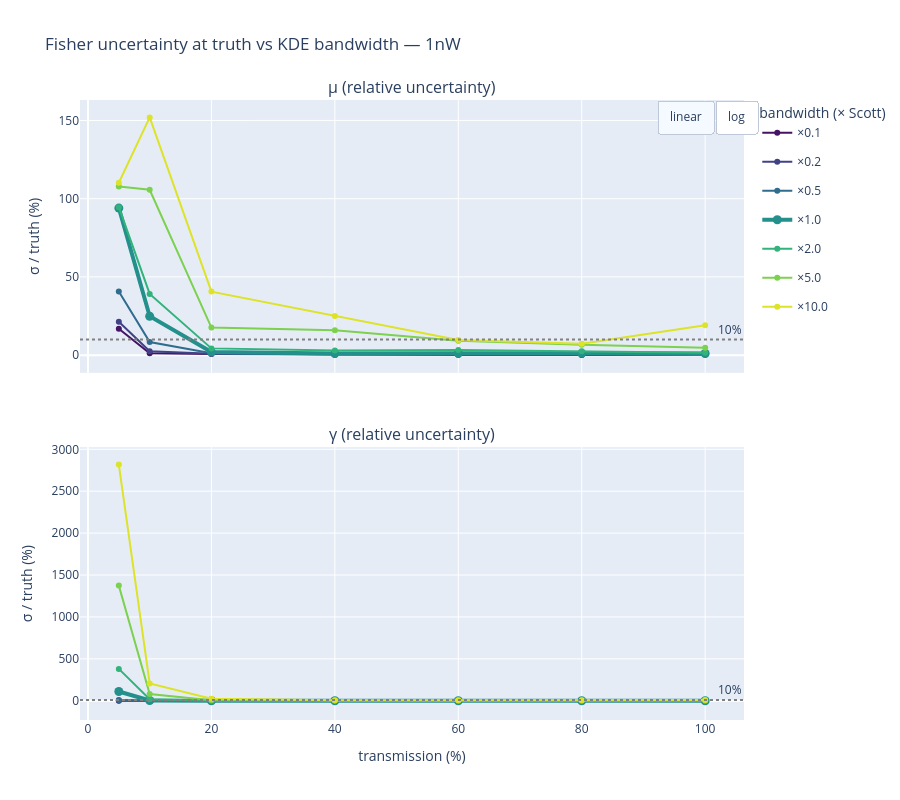
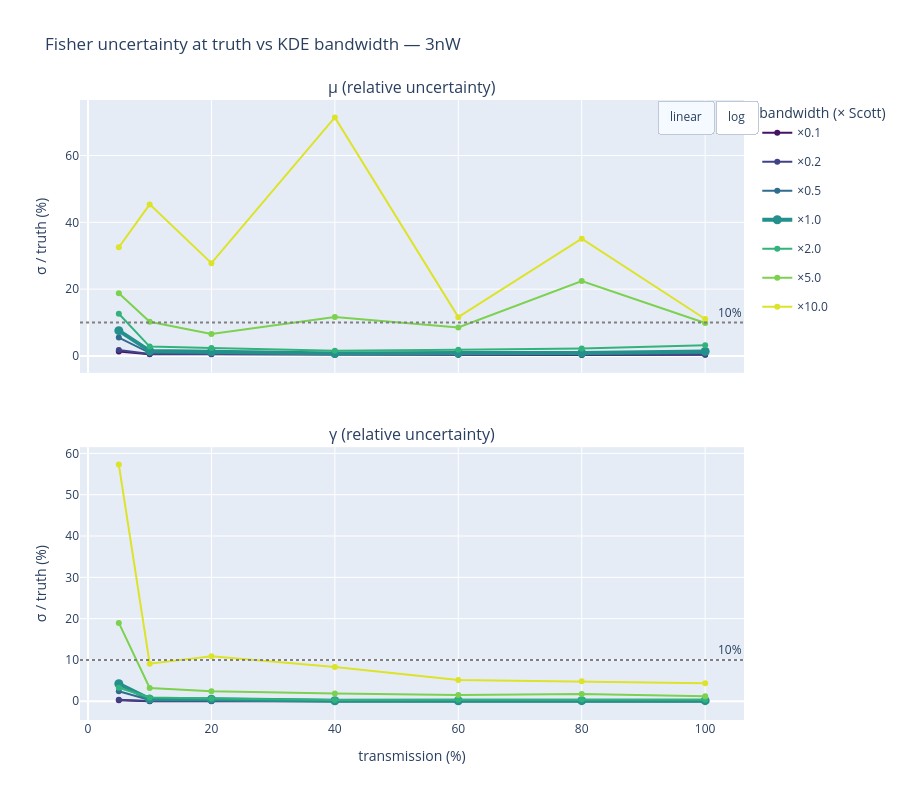

Source (notebook cell) for these figures, in order:
### Code cell
import plotly.graph_objects as go
import plotly.io as pio
import plotly.colors as pc
from plotly.subplots import make_subplots
from IPython.display import display

colors = pc.sample_colorscale('Viridis', np.linspace(0.05, 0.95, len(FACTORS)))
fcolor = dict(zip(FACTORS, colors))
trans_order = [5, 10, 20, 40, 60, 80, 100]

for power in ('1nW', '3nW'):
    rows = [r for r in results if r['power'] == power]
    fig = make_subplots(rows=2, cols=1, shared_xaxes=True,
                        subplot_titles=('μ (relative uncertainty)', 'γ (relative uncertainty)'),
                        vertical_spacing=0.12)
    for factor in FACTORS:
        fr = sorted([r for r in rows if r['factor'] == factor],
                    key=lambda r: trans_order.index(r['trans']))
        xs = [r['trans'] for r in fr]
        scott = (factor == 1.0)
        fig.add_trace(go.Scatter(
            x=xs, y=[100 * r['rel_mu'] for r in fr], mode='lines+markers', name=f'×{factor}',
            line=dict(color=fcolor[factor], width=4 if scott else 2),
            marker=dict(size=9 if scott else 6), legendgroup=str(factor)), row=1, col=1)
        fig.add_trace(go.Scatter(
            x=xs, y=[100 * r['rel_g'] for r in fr], mode='lines+markers', name=f'×{factor}',
            line=dict(color=fcolor[factor], width=4 if scott else 2),
            marker=dict(size=9 if scott else 6), legendgroup=str(factor), showlegend=False), row=2, col=1)
    fig.add_hline(y=10.0, line_dash='dot', line_color='grey', annotation_text='10%', row=1, col=1)
    fig.add_hline(y=10.0, line_dash='dot', line_color='grey', annotation_text='10%', row=2, col=1)
    fig.update_layout(title=f'Fisher uncertainty at truth vs KDE bandwidth — {power}',
                      height=800, legend_title='bandwidth (× Scott)',
                      hovermode='x unified', xaxis2_title='transmission (%)')
    fig.update_yaxes(type='linear', title_text='σ / truth (%)', row=1, col=1)
    fig.update_yaxes(type='linear', title_text='σ / truth (%)', row=2, col=1)
    fig.update_layout(updatemenus=[dict(type='buttons', direction='left', x=1.02, y=1.0, buttons=[
        dict(label='linear', method='relayout',
             args=[{'yaxis.type': 'linear', 'yaxis2.type': 'linear'}]),
        dict(label='log', method='relayout',
             args=[{'yaxis.type': 'log', 'yaxis2.type': 'log'}])])])
    display({'application/vnd.plotly.v1+json': pio.to_json(fig)}, raw=True)

### Figure 1 — Plotly figure (JSON) as saved in the notebook; plotly's stock layout.template omitted (floating-point values rounded to 4 significant figures)
{"data": [{"legendgroup": "0.1", "line": {"color": "rgb(70, 19, 100)", "width": 2}, "marker": {"size": 6}, "mode": "lines+markers", "name": "×0.1", "x": [5, 10, 20, 40, 60, 80, 100], "y": [16.9, 1.256, 0.7875, 0.3244, 0.2519, 0.183, 0.3588], "type": "scatter", "xaxis": "x", "yaxis": "y"}, {"legendgroup": "0.1", "line": {"color": "rgb(70, 19, 100)", "width": 2}, "marker": {"size": 6}, "mode": "lines+markers", "name": "×0.1", "showlegend": false, "x": [5, 10, 20, 40, 60, 80, 100], "y": [2.241, 0.6822, 0.06398, 0.02755, 0.01695, 0.0129, 0.01558], "type": "scatter", "xaxis": "x2", "yaxis": "y2"}, {"legendgroup": "0.2", "line": {"color": "rgb(64, 66, 134)", "width": 2}, "marker": {"size": 6}, "mode": "lines+markers", "name": "×0.2", "x": [5, 10, 20, 40, 60, 80, 100], "y": [21.34, 2.487, 0.8959, 0.448, 0.2961, 0.2467, 0.4502], "type": "scatter", "xaxis": "x", "yaxis": "y"}, {"legendgroup": "0.2", "line": {"color": "rgb(64, 66, 134)", "width": 2}, "marker": {"size": 6}, "mode": "lines+markers", "name": "×0.2", "showlegend": false, "x": [5, 10, 20, 40, 60, 80, 100], "y": [1.2, 2.122, 0.1001, 0.06389, 0.04058, 0.02993, 0.03245], "type": "scatter", "xaxis": "x2", "yaxis": "y2"}, {"legendgroup": "0.5", "line": {"color": "rgb(47, 108, 142)", "width": 2}, "marker": {"size": 6}, "mode": "lines+markers", "name": "×0.5", "x": [5, 10, 20, 40, 60, 80, 100], "y": [40.71, 8.349, 1.215, 0.6059, 0.6746, 0.5956, 0.7563], "type": "scatter", "xaxis": "x", "yaxis": "y"}, {"legendgroup": "0.5", "line": {"color": "rgb(47, 108, 142)", "width": 2}, "marker": {"size": 6}, "mode": "lines+markers", "name": "×0.5", "showlegend": false, "x": [5, 10, 20, 40, 60, 80, 100], "y": [9.336, 0.5695, 0.2429, 0.1072, 0.1036, 0.0946, 0.1235], "type": "scatter", "xaxis": "x2", "yaxis": "y2"}, {"legendgroup": "1.0", "line": {"color": "rgb(35, 144, 140)", "width": 4}, "marker": {"size": 9}, "mode": "lines+markers", "name": "×1.0", "x": [5, 10, 20, 40, 60, 80, 100], "y": [94.01, 24.87, 1.966, 1.041, 1.209, 1.157, 1.082], "type": "scatter", "xaxis": "x", "yaxis": "y"}, {"legendgroup": "1.0", "line": {"color": "rgb(35, 144, 140)", "width": 4}, "marker": {"size": 9}, "mode": "lines+markers", "name": "×1.0", "showlegend": false, "x": [5, 10, 20, 40, 60, 80, 100], "y": [109.9, 3.557, 0.5322, 0.3426, 0.1972, 0.2288, 0.283], "type": "scatter", "xaxis": "x2", "yaxis": "y2"}, {"legendgroup": "2.0", "line": {"color": "rgb(50, 179, 123)", "width": 2}, "marker": {"size": 6}, "mode": "lines+markers", "name": "×2.0", "x": [5, 10, 20, 40, 60, 80, 100], "y": [94.61, 39.12, 4.334, 2.976, 3.276, 2.564, 1.576], "type": "scatter", "xaxis": "x", "yaxis": "y"}, {"legendgroup": "2.0", "line": {"color": "rgb(50, 179, 123)", "width": 2}, "marker": {"size": 6}, "mode": "lines+markers", "name": "×2.0", "showlegend": false, "x": [5, 10, 20, 40, 60, 80, 100], "y": [380.2, 18.15, 1.346, 0.5681, 0.48, 0.5015, 0.5603], "type": "scatter", "xaxis": "x2", "yaxis": "y2"}, {"legendgroup": "5.0", "line": {"color": "rgb(124, 209, 79)", "width": 2}, "marker": {"size": 6}, "mode": "lines+markers", "name": "×5.0", "x": [5, 10, 20, 40, 60, 80, 100], "y": [107.8, 105.7, 17.62, 15.94, 9.191, 6.593, 4.677], "type": "scatter", "xaxis": "x", "yaxis": "y"}, {"legendgroup": "5.0", "line": {"color": "rgb(124, 209, 79)", "width": 2}, "marker": {"size": 6}, "mode": "lines+markers", "name": "×5.0", "showlegend": false, "x": [5, 10, 20, 40, 60, 80, 100], "y": [1374.0, 80.29, 6.819, 1.808, 1.735, 1.66, 2.275], "type": "scatter", "xaxis": "x2", "yaxis": "y2"}, {"legendgroup": "10.0", "line": {"color": "rgb(221, 227, 40)", "width": 2}, "marker": {"size": 6}, "mode": "lines+markers", "name": "×10.0", "x": [5, 10, 20, 40, 60, 80, 100], "y": [110.2, 152.0, 40.62, 25.04, 9.645, 7.265, 19.16], "type": "scatter", "xaxis": "x", "yaxis": "y"}, {"legendgroup": "10.0", "line": {"color": "rgb(221, 227, 40)", "width": 2}, "marker": {"size": 6}, "mode": "lines+markers", "name": "×10.0", "showlegend": false, "x": [5, 10, 20, 40, 60, 80, 100], "y": [2818.0, 207.0, 24.21, 6.553, 5.306, 4.831, 8.344], "type": "scatter", "xaxis": "x2", "yaxis": "y2"}], "layout": {"xaxis": {"anchor": "y", "domain": [0.0, 1.0], "matches": "x2", "showticklabels": false}, "yaxis": {"anchor": "x", "domain": [0.56, 1.0], "title": {"text": "σ / truth (%)"}, "type": "linear"}, "xaxis2": {"anchor": "y2", "domain": [0.0, 1.0], "title": {"text": "transmission (%)"}}, "yaxis2": {"anchor": "x2", "domain": [0.0, 0.44], "title": {"text": "σ / truth (%)"}, "type": "linear"}, "annotations": [{"font": {"size": 16}, "showarrow": false, "text": "μ (relative uncertainty)", "x": 0.5, "xanchor": "center", "xref": "paper", "y": 1.0, "yanchor": "bottom", "yref": "paper"}, {"font": {"size": 16}, "showarrow": false, "text": "γ (relative uncertainty)", "x": 0.5, "xanchor": "center", "xref": "paper", "y": 0.44, "yanchor": "bottom", "yref": "paper"}, {"showarrow": false, "text": "10%", "x": 1, "xanchor": "right", "xref": "x domain", "y": 10.0, "yanchor": "bottom", "yref": "y"}, {"showarrow": false, "text": "10%", "x": 1, "xanchor": "right", "xref": "x2 domain", "y": 10.0, "yanchor": "bottom", "yref": "y2"}], "shapes": [{"line": {"color": "grey", "dash": "dot"}, "type": "line", "x0": 0, "x1": 1, "xref": "x domain", "y0": 10.0, "y1": 10.0, "yref": "y"}, {"line": {"color": "grey", "dash": "dot"}, "type": "line", "x0": 0, "x1": 1, "xref": "x2 domain", "y0": 10.0, "y1": 10.0, "yref": "y2"}], "title": {"text": "Fisher uncertainty at truth vs KDE bandwidth — 1nW"}, "height": 800, "legend": {"title": {"text": "bandwidth (× Scott)"}}, "hovermode": "x unified", "updatemenus": [{"buttons": [{"args": [{"yaxis.type": "linear", "yaxis2.type": "linear"}], "label": "linear", "method": "relayout"}, {"args": [{"yaxis.type": "log", "yaxis2.type": "log"}], "label": "log", "method": "relayout"}], "direction": "left", "type": "buttons", "x": 1.02, "y": 1.0}]}}

### Figure 2 — Plotly figure (JSON) as saved in the notebook; plotly's stock layout.template omitted (floating-point values rounded to 4 significant figures)
{"data": [{"legendgroup": "0.1", "line": {"color": "rgb(70, 19, 100)", "width": 2}, "marker": {"size": 6}, "mode": "lines+markers", "name": "×0.1", "x": [5, 10, 20, 40, 60, 80, 100], "y": [1.357, 0.5012, 0.4657, 0.3629, 0.3185, 0.2802, 0.3138], "type": "scatter", "xaxis": "x", "yaxis": "y"}, {"legendgroup": "0.1", "line": {"color": "rgb(70, 19, 100)", "width": 2}, "marker": {"size": 6}, "mode": "lines+markers", "name": "×0.1", "showlegend": false, "x": [5, 10, 20, 40, 60, 80, 100], "y": [0.2527, 0.03531, 0.02505, 0.01112, 0.01462, 0.01129, 0.01261], "type": "scatter", "xaxis": "x2", "yaxis": "y2"}, {"legendgroup": "0.2", "line": {"color": "rgb(64, 66, 134)", "width": 2}, "marker": {"size": 6}, "mode": "lines+markers", "name": "×0.2", "x": [5, 10, 20, 40, 60, 80, 100], "y": [1.744, 0.5489, 0.5473, 0.4463, 0.422, 0.3147, 0.3936], "type": "scatter", "xaxis": "x", "yaxis": "y"}, {"legendgroup": "0.2", "line": {"color": "rgb(64, 66, 134)", "width": 2}, "marker": {"size": 6}, "mode": "lines+markers", "name": "×0.2", "showlegend": false, "x": [5, 10, 20, 40, 60, 80, 100], "y": [0.3509, 0.08069, 0.05557, 0.02664, 0.03792, 0.02464, 0.03079], "type": "scatter", "xaxis": "x2", "yaxis": "y2"}, {"legendgroup": "0.5", "line": {"color": "rgb(47, 108, 142)", "width": 2}, "marker": {"size": 6}, "mode": "lines+markers", "name": "×0.5", "x": [5, 10, 20, 40, 60, 80, 100], "y": [5.5, 0.9192, 0.7048, 0.569, 0.5924, 0.5491, 0.844], "type": "scatter", "xaxis": "x", "yaxis": "y"}, {"legendgroup": "0.5", "line": {"color": "rgb(47, 108, 142)", "width": 2}, "marker": {"size": 6}, "mode": "lines+markers", "name": "×0.5", "showlegend": false, "x": [5, 10, 20, 40, 60, 80, 100], "y": [2.446, 0.3103, 0.259, 0.06499, 0.07591, 0.06052, 0.06795], "type": "scatter", "xaxis": "x2", "yaxis": "y2"}, {"legendgroup": "1.0", "line": {"color": "rgb(35, 144, 140)", "width": 4}, "marker": {"size": 9}, "mode": "lines+markers", "name": "×1.0", "x": [5, 10, 20, 40, 60, 80, 100], "y": [7.566, 1.509, 1.275, 0.713, 0.8576, 0.8817, 1.346], "type": "scatter", "xaxis": "x", "yaxis": "y"}, {"legendgroup": "1.0", "line": {"color": "rgb(35, 144, 140)", "width": 4}, "marker": {"size": 9}, "mode": "lines+markers", "name": "×1.0", "showlegend": false, "x": [5, 10, 20, 40, 60, 80, 100], "y": [4.242, 0.52, 0.4867, 0.1404, 0.1342, 0.1495, 0.1495], "type": "scatter", "xaxis": "x2", "yaxis": "y2"}, {"legendgroup": "2.0", "line": {"color": "rgb(50, 179, 123)", "width": 2}, "marker": {"size": 6}, "mode": "lines+markers", "name": "×2.0", "x": [5, 10, 20, 40, 60, 80, 100], "y": [12.61, 2.793, 2.343, 1.526, 1.875, 2.248, 3.212], "type": "scatter", "xaxis": "x", "yaxis": "y"}, {"legendgroup": "2.0", "line": {"color": "rgb(50, 179, 123)", "width": 2}, "marker": {"size": 6}, "mode": "lines+markers", "name": "×2.0", "showlegend": false, "x": [5, 10, 20, 40, 60, 80, 100], "y": [3.284, 0.9369, 0.664, 0.3279, 0.3762, 0.452, 0.3859], "type": "scatter", "xaxis": "x2", "yaxis": "y2"}, {"legendgroup": "5.0", "line": {"color": "rgb(124, 209, 79)", "width": 2}, "marker": {"size": 6}, "mode": "lines+markers", "name": "×5.0", "x": [5, 10, 20, 40, 60, 80, 100], "y": [18.79, 10.22, 6.561, 11.66, 8.529, 22.41, 9.877], "type": "scatter", "xaxis": "x", "yaxis": "y"}, {"legendgroup": "5.0", "line": {"color": "rgb(124, 209, 79)", "width": 2}, "marker": {"size": 6}, "mode": "lines+markers", "name": "×5.0", "showlegend": false, "x": [5, 10, 20, 40, 60, 80, 100], "y": [18.98, 3.212, 2.43, 1.875, 1.529, 1.784, 1.192], "type": "scatter", "xaxis": "x2", "yaxis": "y2"}, {"legendgroup": "10.0", "line": {"color": "rgb(221, 227, 40)", "width": 2}, "marker": {"size": 6}, "mode": "lines+markers", "name": "×10.0", "x": [5, 10, 20, 40, 60, 80, 100], "y": [32.53, 45.37, 27.77, 71.41, 11.6, 35.09, 11.06], "type": "scatter", "xaxis": "x", "yaxis": "y"}, {"legendgroup": "10.0", "line": {"color": "rgb(221, 227, 40)", "width": 2}, "marker": {"size": 6}, "mode": "lines+markers", "name": "×10.0", "showlegend": false, "x": [5, 10, 20, 40, 60, 80, 100], "y": [57.3, 9.099, 10.88, 8.302, 5.14, 4.845, 4.397], "type": "scatter", "xaxis": "x2", "yaxis": "y2"}], "layout": {"xaxis": {"anchor": "y", "domain": [0.0, 1.0], "matches": "x2", "showticklabels": false}, "yaxis": {"anchor": "x", "domain": [0.56, 1.0], "title": {"text": "σ / truth (%)"}, "type": "linear"}, "xaxis2": {"anchor": "y2", "domain": [0.0, 1.0], "title": {"text": "transmission (%)"}}, "yaxis2": {"anchor": "x2", "domain": [0.0, 0.44], "title": {"text": "σ / truth (%)"}, "type": "linear"}, "annotations": [{"font": {"size": 16}, "showarrow": false, "text": "μ (relative uncertainty)", "x": 0.5, "xanchor": "center", "xref": "paper", "y": 1.0, "yanchor": "bottom", "yref": "paper"}, {"font": {"size": 16}, "showarrow": false, "text": "γ (relative uncertainty)", "x": 0.5, "xanchor": "center", "xref": "paper", "y": 0.44, "yanchor": "bottom", "yref": "paper"}, {"showarrow": false, "text": "10%", "x": 1, "xanchor": "right", "xref": "x domain", "y": 10.0, "yanchor": "bottom", "yref": "y"}, {"showarrow": false, "text": "10%", "x": 1, "xanchor": "right", "xref": "x2 domain", "y": 10.0, "yanchor": "bottom", "yref": "y2"}], "shapes": [{"line": {"color": "grey", "dash": "dot"}, "type": "line", "x0": 0, "x1": 1, "xref": "x domain", "y0": 10.0, "y1": 10.0, "yref": "y"}, {"line": {"color": "grey", "dash": "dot"}, "type": "line", "x0": 0, "x1": 1, "xref": "x2 domain", "y0": 10.0, "y1": 10.0, "yref": "y2"}], "title": {"text": "Fisher uncertainty at truth vs KDE bandwidth — 3nW"}, "height": 800, "legend": {"title": {"text": "bandwidth (× Scott)"}}, "hovermode": "x unified", "updatemenus": [{"buttons": [{"args": [{"yaxis.type": "linear", "yaxis2.type": "linear"}], "label": "linear", "method": "relayout"}, {"args": [{"yaxis.type": "log", "yaxis2.type": "log"}], "label": "log", "method": "relayout"}], "direction": "left", "type": "buttons", "x": 1.02, "y": 1.0}]}}
